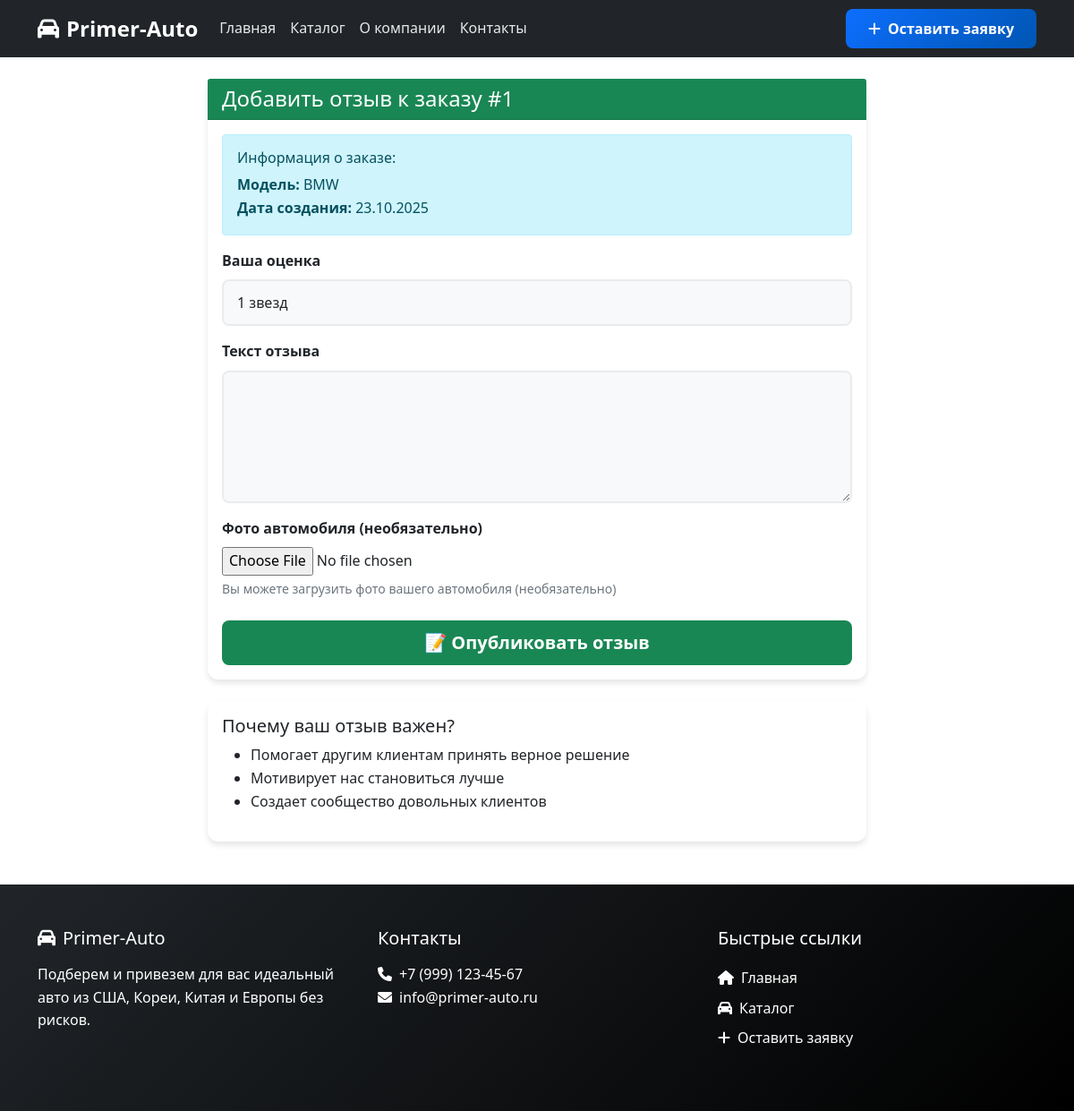
Screenshot of /order/1/review/ with the database file from the repository.
### primer_auto/models.py (models this page shows, shortened)
class Order(models.Model):
    ORDER_STATUS_CHOICES = [
        ('new', 'Новая'),
        ('in_progress', 'В работе'),
        ('searching', 'На подборе'),
        ('completed', 'Выполнена'),
        ('cancelled', 'Отменена'),
    ]
    client = models.ForeignKey(Client, on_delete=models.CASCADE, verbose_name="Клиент")
    manager = models.ForeignKey(Manager, on_delete=models.SET_NULL, null=True, blank=True, verbose_name="Менеджер")
    desired_model = models.CharField(max_length=100, verbose_name="Желаемая модель")
    year_min = models.PositiveIntegerField(
        validators=[MinValueValidator(1990), MaxValueValidator(2030)],
        verbose_name="Минимальный год"
    )
    year_max = models.PositiveIntegerField(
        validators=[MinValueValidator(1990), MaxValueValidator(2030)],
        verbose_name="Максимальный год"
    )
    budget_max = models.DecimalField(max_digits=12, decimal_places=2, verbose_name="Максимальный бюджет (USD)")
    additional_wishes = models.TextField(blank=True, null=True, verbose_name="Дополнительные пожелания")
    status = models.CharField(max_length=20, choices=ORDER_STATUS_CHOICES, default='new', verbose_name="Статус")
    created_date = models.DateTimeField(auto_now_add=True, verbose_name="Дата создания")
    class Meta:
        verbose_name = "Заявка"
        verbose_name_plural = "Заявки"
        ordering = ['-created_date']

### primer_auto/views.py (the view)
# urls.py: path('order/<int:order_id>/review/', views.add_review, name='add_review'),
def add_review(request, order_id):
    order = get_object_or_404(Order, id=order_id)
    if Review.objects.filter(order=order).exists():
        messages.warning(request, 'Отзыв для этого заказа уже существует')
        return redirect('order_detail', order_id=order.id)
    if request.method == 'POST':
        form = ReviewForm(request.POST, request.FILES)
        if form.is_valid():
            review = form.save(commit=False)
            review.client = order.client
            review.order = order
            review.save()
            messages.success(request, 'Спасибо за ваш отзыв!')
            return redirect('order_detail', order_id=order.id)
    else:
        form = ReviewForm()
    context = {
        'form': form,
        'order': order,
    }
    return render(request, 'primer_auto/add_review.html', context)

### primer_auto/forms.py
class ReviewForm(forms.ModelForm):
    class Meta:
        model = Review
        fields = ['rating', 'review_text', 'photo']
        widgets = {
            'rating': forms.Select(choices=[(i, f'{i} звезд') for i in range(1, 6)],
                                 attrs={'class': 'form-control'}),
            'review_text': forms.Textarea(attrs={'class': 'form-control', 'rows': 5}),
        }
        labels = {
            'rating': 'Ваша оценка',
            'review_text': 'Текст отзыва',
            'photo': 'Фото автомобиля (необязательно)',
        }

### primer_auto/templates/primer_auto/add_review.html (shortened to what this page needs)
{% extends 'primer_auto/base.html' %}
{% block content %}
<div class="container mt-4">
    <div class="row justify-content-center">
        <div class="col-lg-8">
            <div class="card">
                <div class="card-header bg-success text-white">
                    <h4 class="mb-0">Добавить отзыв к заказу #{{ order.id }}</h4>
                </div>
                <div class="card-body">
                    <div class="alert alert-info">
                        <h6>Информация о заказе:</h6>
                        <p class="mb-0">
                            <strong>Модель:</strong> {{ order.desired_model }}<br>
                            <strong>Дата создания:</strong> {{ order.created_date|date:"d.m.Y" }}
                        </p>
                    </div>
                    <form method="post" enctype="multipart/form-data">
                        <div class="mb-3">
                            <label for="{{ form.rating.id_for_label }}" class="form-label">{{ form.rating.label }}</label>
                            {{ form.rating }}
                        </div>
                        <div class="mb-3">
                            <label for="{{ form.review_text.id_for_label }}" class="form-label">{{ form.review_text.label }}</label>
                            {{ form.review_text }}
                        </div>
                        <div class="mb-3">
                            <label for="{{ form.photo.id_for_label }}" class="form-label">{{ form.photo.label }}</label>
                            {{ form.photo }}
                            <div class="form-text">Вы можете загрузить фото вашего автомобиля (необязательно)</div>
                        </div>
                        <div class="mt-4">
                            <button type="submit" class="btn btn-success btn-lg w-100">
                                📝 Опубликовать отзыв
                            </button>
                        </div>
                    </form>
                </div>
            </div>
            <div class="card mt-4">
                <div class="card-body">
                    <h5>Почему ваш отзыв важен?</h5>
                    <ul>
                        <li>Помогает другим клиентам принять верное решение</li>
                        <li>Мотивирует нас становиться лучше</li>
                        <li>Создает сообщество довольных клиентов</li>
                    </ul>
                </div>
            </div>
        </div>
    </div>
</div>
{% endblock %}

### primer_auto/static/style.css (style rules this page uses)
:root { --primary-color: #0d6efd; --secondary-color: #6c757d; --success-color: #198754; --danger-color: #dc3545; --warning-color: #ffc107; --info-color: #0dcaf0; --light-color: #f8f9fa; --dark-color: #212529; --font-main: 'Segoe UI', Tahoma, Geneva, Verdana, sans-serif; }
* { margin: 0; padding: 0; box-sizing: border-box; }
body { font-family: var(--font-main); line-height: 1.6; color: var(--dark-color); background-color: #ffffff; }
.card { border: none; border-radius: 12px; box-shadow: 0 4px 6px rgba(0, 0, 0, 0.1); transition: all 0.3s ease; }
.btn { border-radius: 8px; font-weight: 600; padding: 10px 25px; transition: all 0.3s ease; border: none; }
.form-control { border-radius: 8px; border: 2px solid #e9ecef; padding: 12px 15px; transition: all 0.3s ease; }
.form-label { font-weight: 600; margin-bottom: 8px; color: var(--dark-color); }

### primer_auto/static/forms.css (style rules this page uses)
.form-label { display: block; margin-bottom: 0.5rem; font-weight: 600; color: var(--dark-color); }
.form-control { width: 100%; padding: 12px 15px; border: 2px solid #e9ecef; border-radius: 8px; font-size: 1rem; transition: all 0.3s ease; background-color: #f8f9fa; }

### rows the page displays
Order: id "1", desired_model "BMW", created_date "23.10.2025"
